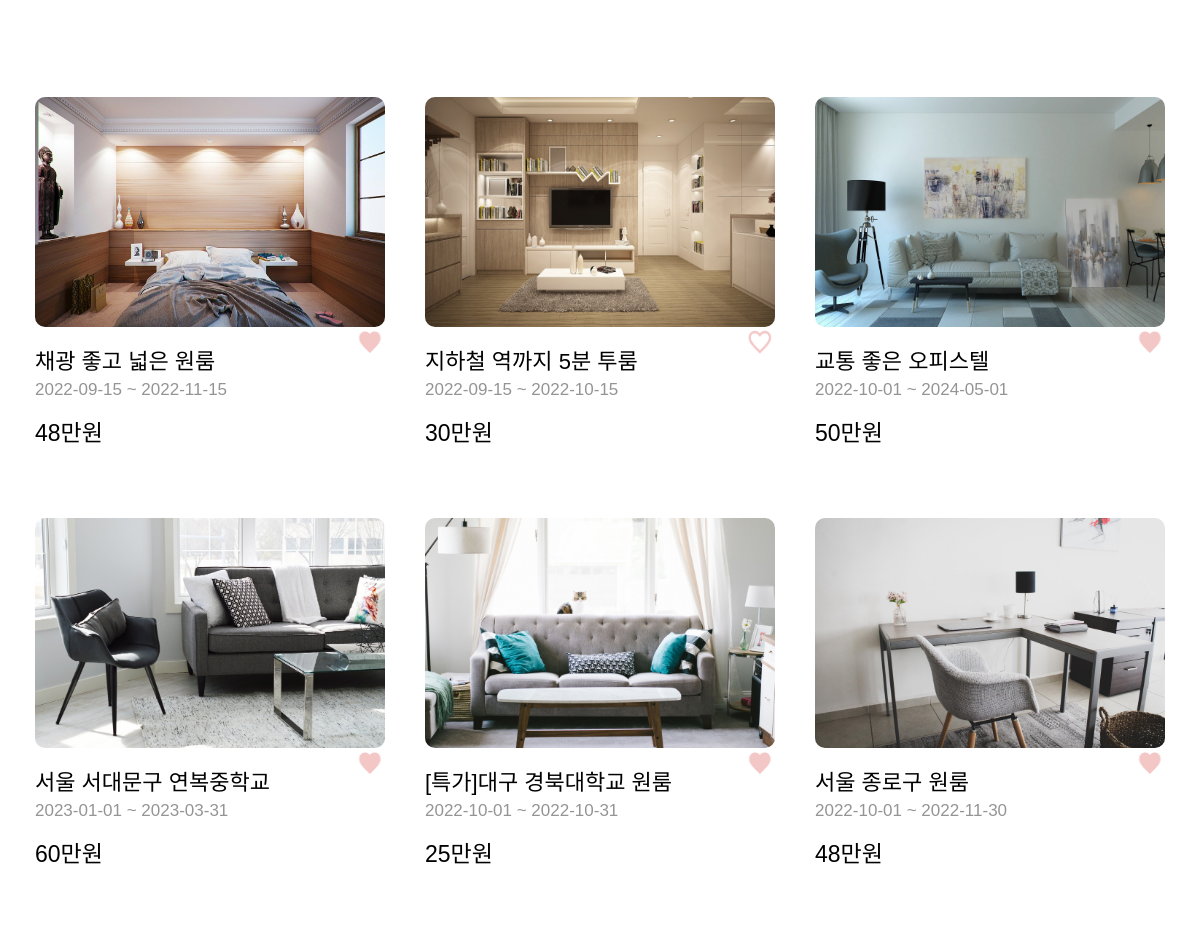
The app's page / (middle part), older data.
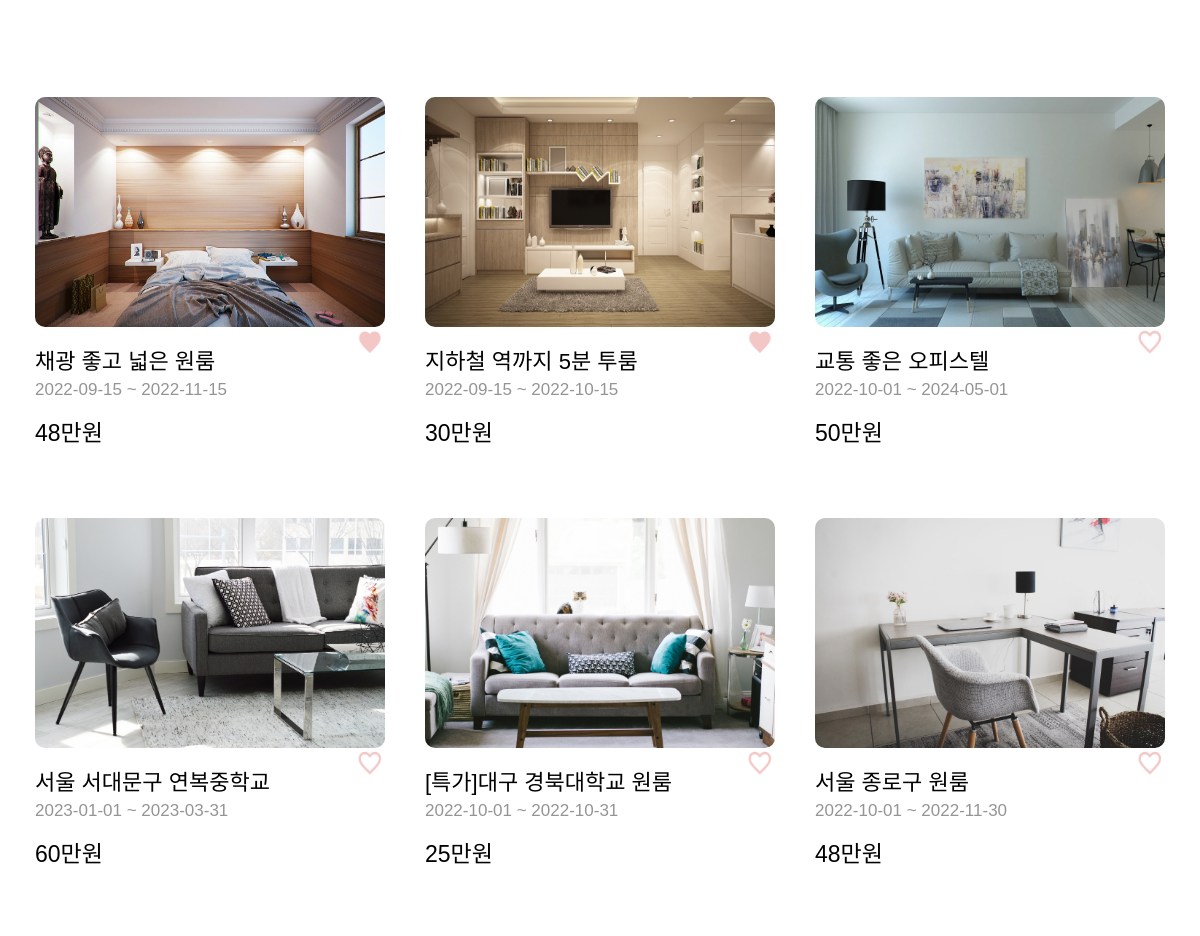
The same page, newer data.
### anli/models.py (models this page shows, shortened)
class Room(models.Model): #장고에서 제공하는 models.Model를 상속받아야한다.
    image = models.ImageField(upload_to="room/", blank=True, null=True)
    title = models.CharField(max_length=64,verbose_name = '제목')
    price = models.CharField(max_length=64,verbose_name = '가격')
    select_home = models.CharField(max_length=64,verbose_name = '집유형')
    location = models.CharField(max_length=200,verbose_name = '위치')
    smaller_period = models.CharField(max_length=64,verbose_name = '최소기간')
    startDay = models.CharField(max_length=64,verbose_name = '시작일')
    lastDay = models.CharField(max_length=64,verbose_name = '종료일')
    floor_space = models.CharField(max_length=64,verbose_name = '평수')
    bathroom = models.CharField(max_length=64,verbose_name = '욕실수')
    room = models.CharField(max_length=64,verbose_name = '방수')
    bed = models.CharField(max_length=64,verbose_name = '침대수')
    basic_info = models.CharField(max_length=64,verbose_name = '기본정보')
    option = models.CharField(max_length=64,verbose_name = '옵션')
    description = models.CharField(max_length=500,verbose_name = '설명')
    heart = models.IntegerField(verbose_name='위시')
    registered_dttm = models.DateTimeField(auto_now_add=True, verbose_name='등록시간')
    class Meta: #메타 클래스를 이용하여 테이블명 지정
        db_table = 'host_home'

### anli/views.py (the view)
# urls.py: 2. Add a URL to urlpatterns:  path('', views.home, name='home')
def home(request):
    rooms = Room.objects.all()
    return render(request, 'home.html', {'rooms': rooms})

### anli/templates/home.html (shortened to what this page needs)
{% load static %}
<html lang="en">
<head>
    <link rel="stylesheet" href="{% static 'css/style1.css' %}" />
    <link rel="stylesheet" href="{% static 'css/default-style.css' %}" />
</head>
<body>
    <div class="recommand">
        <div class="room">
            <div class="d-inline-flex">
                {% for room in rooms %}
                <div class="room-box" style="">
                    <a href="{% url 'detail' room.id %}">
                        <img src="{{ room.image.url }}" class="img-room" alt="사진" style="border-radius:10px;"><br></a>
                    {% if room.heart == 0 %}
                    <form action="{% url 'heart' room.id %}" method="post">
                        <button type="submit" onclick="changeHeart();"
                            style="float:right;background-color:white;padding:0;border:none;background:none;"><img
                                id="img1" style="width:30px; height:30px;"
                                src="{% static 'img/bin-heart.png' %}"></button>
                    </form>
                    {% else %}
                    <form action="{% url 'heart' room.id %}" method="post">
                        <button type="submit" onclick="changeHeart();"
                            style="float:right;background-color:white;padding:0;border:none;background:none;"><img
                                id="img1" style="width:30px; height:30px;"
                                src="{% static 'img/full-heart.png' %}"></button>
                    </form>
                    {% endif %}
                    <a class="room-detail-a" href="{% url 'detail' room.id %}">
                        <h4 class="room-name">{{ room.title }}</h4>
                        <h4 class="room-term">{{ room.startDay }} ~ {{ room.lastDay }}</h4>
                        <h4 class="room-tax">{{ room.price }}</h4>
                    </a>
                </div>
                {% endfor %}
            </div>
        </div>
    </div>
</body>
</html>

### static/css/style1.css (style rules this page uses)
.recommand { display: flex; width: 100%; flex-direction: column; align-items: center }
.room { display: flex; flex-direction: row; margin-bottom: 100px; }
.d-inline-flex { display:flex; flex-wrap: wrap; justify-content: center; }
.room-box { display: inline-block; margin-bottom: 70px; margin-left: 20px; margin-right: 20px; }
.img-room { width: 350px; height: 230px; }
.room-detail-a { text-decoration: none; }
.room-name { margin-top: 10px; margin-bottom: 0; color:black; font-size: 22px; font-family: 'Noto Sans KR', sans-serif; font-weight: 400; }
.room-term { margin-top: 5px; margin-bottom: 0; color:#949494; font-size: 17px; font-family: 'Noto Sans KR', sans-serif; font-weight: 300; }
.room-tax { margin-top: 14px; margin-bottom: 0; color:black; font-size: 23px; font-family: 'Noto Sans KR', sans-serif; font-weight: 500; }

### static/css/default-style.css (style rules this page uses)
body { margin: 0; padding: 0; }

Row changes from the older to the newer data that the page shows:
changed Room "30만원": heart 0 → 1 (drawn); heart: picture added; heart: picture removed
changed Room "50만원": heart 1 → 0 (drawn); heart: picture added; heart: picture removed
changed Room "60만원": heart 1 → 0 (drawn); heart: picture added; heart: picture removed
changed Room "25만원": heart 1 → 0 (drawn); heart: picture added; heart: picture removed
changed Room "서울 종로구 원룸": heart 1 → 0 (drawn); heart: picture added; heart: picture removed
